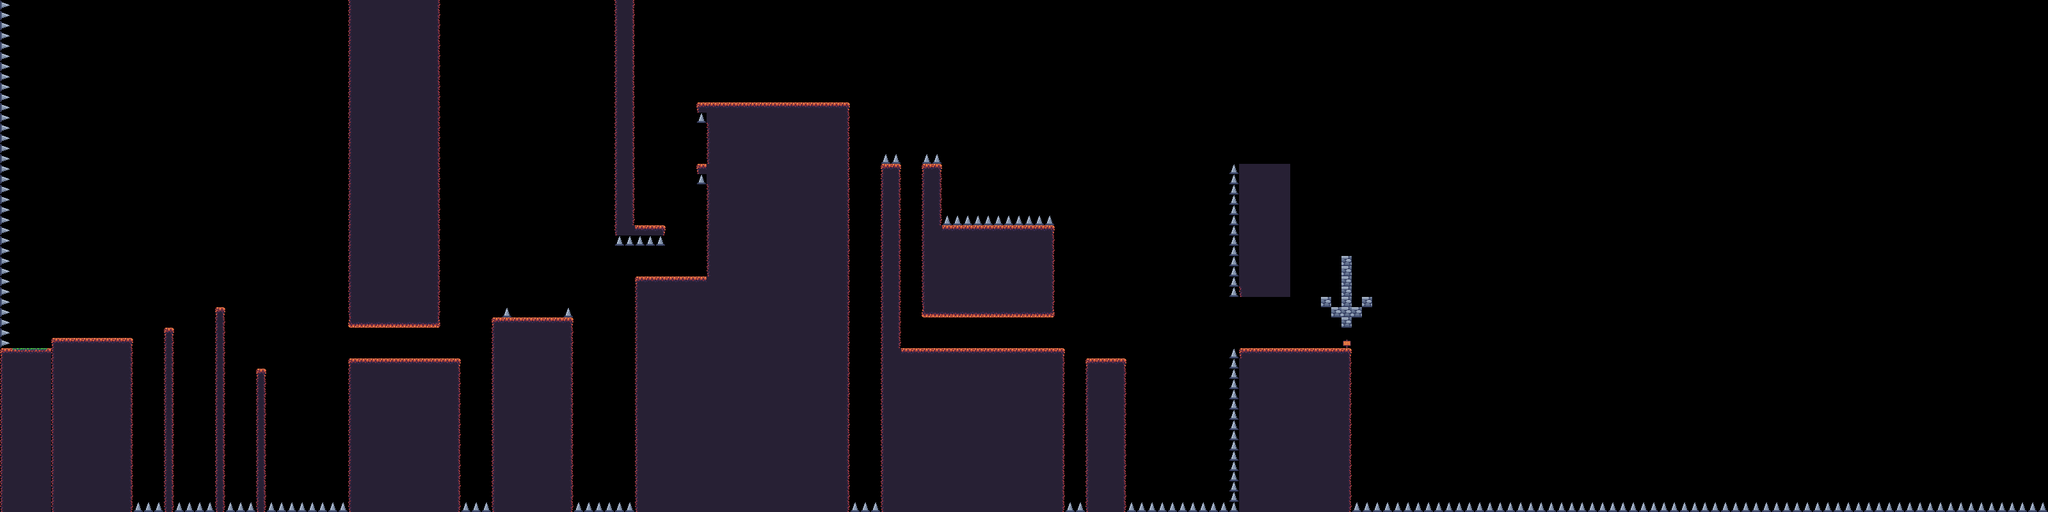

This is a level from a 2D game, rendered from its Tiled map with the project's own tilesets. A one-line summary and the map file follow, with tile-layer data summarised:
An orthogonal 200x50 tile map with 16x16 px tiles, 1 tile layer (Copiar desde Copiar desde Capa de Patrones 1) and 15 objects (7x GROUND, 6x WALL, 2x DANGER).

<map version="1.2" tiledversion="1.2.5" orientation="orthogonal" renderorder="right-down" width="200" height="50" tilewidth="16" tileheight="16" infinite="0" nextlayerid="6" nextobjectid="1">
 <tileset firstgid="1" name="Castle" tilewidth="16" tileheight="16" tilecount="210" columns="21">
  <image source="../textures/TexturesEpicMerge.png" width="336" height="168" />
  <tile id="28">
   <objectgroup draworder="index">
    <object id="1" type="DANGER" x="0" y="0" width="16" height="16" />
   </objectgroup>
  </tile>
  <tile id="42">
   <objectgroup draworder="index">
    <object id="1" type="GROUND" x="0" y="0" width="16" height="16" />
   </objectgroup>
  </tile>
  <tile id="43">
   <objectgroup draworder="index">
    <object id="1" type="GROUND" x="0" y="0" width="16" height="16" />
   </objectgroup>
  </tile>
  <tile id="44">
   <objectgroup draworder="index">
    <object id="1" type="GROUND" x="0" y="-0.363636" width="16" height="16" />
   </objectgroup>
  </tile>
  <tile id="45">
   <objectgroup draworder="index">
    <object id="3" type="GROUND" x="4" y="0" width="12" height="6" />
    <object id="4" type="WALL" x="2" y="2" width="4" height="14" />
   </objectgroup>
  </tile>
  <tile id="46">
   <objectgroup draworder="index">
    <object id="1" type="GROUND" x="0" y="0" width="16" height="16" />
   </objectgroup>
  </tile>
  <tile id="47">
   <objectgroup draworder="index">
    <object id="1" type="GROUND" x="0" y="0" width="12" height="4" />
    <object id="2" type="WALL" x="10" y="2" width="4" height="14" />
   </objectgroup>
  </tile>
  <tile id="48">
   <objectgroup draworder="index">
    <object id="1" type="GROUND" x="3" y="0" width="10" height="15.8182" />
    <object id="3" type="WALL" x="2" y="2" width="12" height="14" />
   </objectgroup>
  </tile>
  <tile id="51">
   <objectgroup draworder="index">
    <object id="1" type="DANGER" x="0" y="0" width="16" height="16" />
   </objectgroup>
  </tile>
  <tile id="66">
   <objectgroup draworder="index">
    <object id="1" type="WALL" x="3" y="0" width="13" height="16" />
   </objectgroup>
  </tile>
  <tile id="68">
   <objectgroup draworder="index">
    <object id="1" type="WALL" x="0" y="0" width="13" height="16" />
   </objectgroup>
  </tile>
  <tile id="69">
   <objectgroup draworder="index">
    <object id="1" type="WALL" x="2" y="0" width="12" height="16" />
   </objectgroup>
  </tile>
 </tileset>
 <layer id="5" name="Copiar desde Copiar desde Capa de Patrones 1" width="200" height="50">
  <data>[10000 cells, 2608 non-empty, 14 distinct tile ids]</data>
 </layer>
</map>
